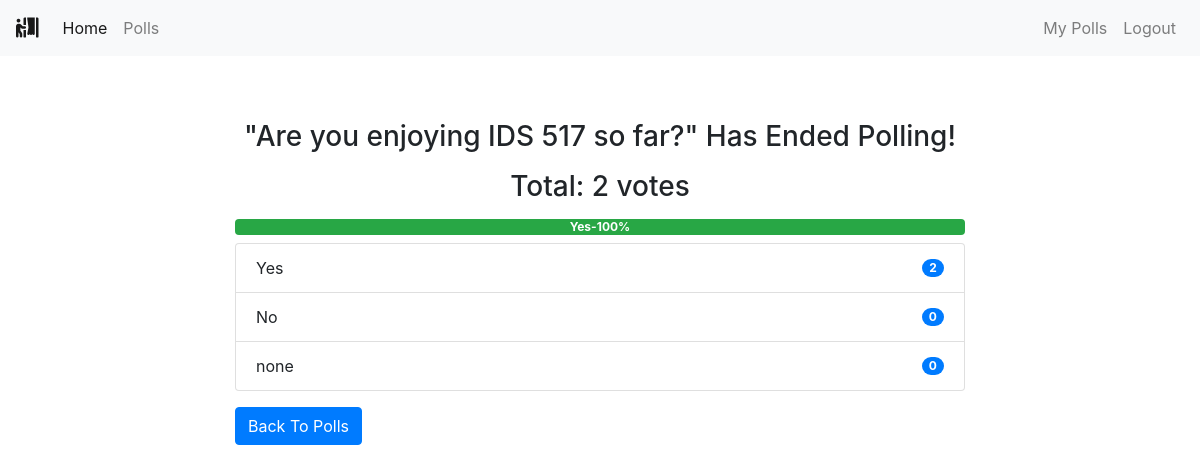
Page /polls/end/1/ (signed in) on the committed database.
### polls/models.py (models this page shows, shortened)
class Poll(models.Model):
    owner = models.ForeignKey(User, on_delete=models.CASCADE)
    text = models.TextField()
    pub_date = models.DateTimeField(default=timezone.now)
    active = models.BooleanField(default=True)
    created_at = models.DateTimeField(auto_now_add=True)
    image = models.ImageField(upload_to='polls_images/', blank=True, null=True)
    @property
    def get_vote_count(self):
        return self.vote_set.count()
    def get_result_dict(self):
        res = []
        for choice in self.choice_set.all():
            d = {}
            alert_class = ['primary', 'secondary', 'success',
                           'danger', 'dark', 'warning', 'info']
            d['alert_class'] = secrets.choice(alert_class)
            d['text'] = choice.choice_text
            d['num_votes'] = choice.get_vote_count
            if not self.get_vote_count:
                d['percentage'] = 0
            else:
                d['percentage'] = (choice.get_vote_count /
                                   self.get_vote_count)*100
            res.append(d)
        return res

class Choice(models.Model):
    poll = models.ForeignKey(Poll, on_delete=models.CASCADE)
    choice_text = models.CharField(max_length=255)
    created_at = models.DateTimeField(auto_now_add=True)
    updated_at = models.DateTimeField(auto_now=True)
    @property
    def get_vote_count(self):
        return self.vote_set.count()

### polls/views.py (the view)
# urls.py: path('end/<int:poll_id>/', views.end_poll, name='end_poll'),
@login_required
def end_poll(request, poll_id):
    poll = get_object_or_404(Poll, pk=poll_id)
    if request.user != poll.owner:
        return redirect('home')
    if poll.active is True:
        poll.active = False
        poll.save()
        return render(request, 'polls/poll_result.html', {'poll': poll})
    else:
        return render(request, 'polls/poll_result.html', {'poll': poll})

### polls/templates/polls/poll_result.html
{% extends 'base.html' %}
{% block content %}
<div class="container">
    {% if messages %}
    <div class="messages">
        {% for message in messages %}
        <div {% if message.tags %} class="{{ message.tags }}" {% endif %}>{{ message }}
            <button type="button" class="close" data-dismiss="alert" aria-label="Close">
                <span aria-hidden="true">&times;</span>
            </button>
        </div>
        {% endfor %}
    </div>
    {% else %}
    <div class="row">
        <div class="col-md-8 offset-sm-2">
            {% if poll.active %}
            <h3 class="mt-3 mb-3 text-center">Result for: {{ poll.text }}</h3>
            {% else %}
            <h3 class="mt-3 mb-3 text-center">"{{ poll.text }}" Has Ended Polling!</h3>
            {% endif %}
            <h3 class="mb-2 text-center">Total: {{ poll.get_vote_count }} votes</h3>
            <div class="progress mt-3 mb-2">
                {% for choice in poll.get_result_dict %}
                <div class="progress-bar bg-{{ choice.alert_class }}" role="progressbar" style="width: {{ choice.percentage }}%;"
                    aria-valuenow="30" aria-valuemin="0" aria-valuemax="100"><b>
                        {{choice.text|truncatewords:2}}-{{choice.percentage|floatformat}}%</b>
                </div>
                {% endfor %}
            </div>
            <ul class="list-group">
                {% for choice in poll.choice_set.all %}
                <li class="list-group-item d-flex justify-content-between align-items-center">
                    {{ choice.choice_text }}
                    <span class="badge badge-primary badge-pill">{{ choice.get_vote_count }}</span>
                </li>
                {% endfor %}
            </ul>
            {% endif %}
            <a class="btn btn-primary mt-3" href="{% url 'polls:list' %}" role="button">Back To Polls</a>
        </div>
    </div>
</div>
{% endblock content %}

### rows in the picture
Poll: text "Are you enjoying IDS 517 so far?", get_vote_count "2"
Choice: text "Yes", choice_text "Yes", get_vote_count "2"
Choice: choice_text "No", get_vote_count "0"
Choice: choice_text "none", get_vote_count "0"

### other values in the picture
{{ choice.percentage|floatformat }} "100"
